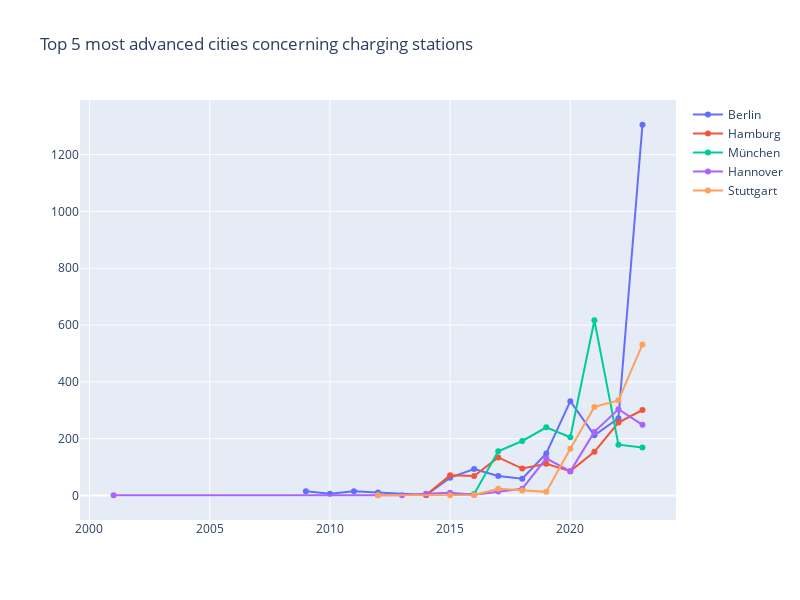

Notebook code for this chart:
### Code cell
fig_city_cnt = go.Figure()

for stadt in df_charging_points_timeline_top5["Kreis/kreisfreie Stadt"].unique():

    df_curr = df_charging_points_timeline_top5[df_charging_points_timeline_top5["Kreis/kreisfreie Stadt"] == stadt]

    fig_city_cnt.add_trace(
            go.Scatter(
                x = df_curr["Inbetriebnahmedatum_month"],
                y = df_curr["cnt"],
                name = stadt.split(" ")[-1],
                mode="lines+markers+text"
            )
        )

fig_city_cnt.update_layout(
    autosize=False,
    width=800, 
    height=600,
    title="Top 5 most advanced cities concerning charging stations"
)

fig_city_cnt.show()

### Figure 1 — Plotly figure (JSON) as saved in the notebook; plotly's stock layout.template omitted (floating-point values rounded to 4 significant figures)
{"data": [{"mode": "lines+markers+text", "name": "Berlin", "type": "scatter", "x": ["2009-01-01T00:00:00", "2010-01-01T00:00:00", "2011-01-01T00:00:00", "2012-01-01T00:00:00", "2014-01-01T00:00:00", "2015-01-01T00:00:00", "2016-01-01T00:00:00", "2017-01-01T00:00:00", "2018-01-01T00:00:00", "2019-01-01T00:00:00", "2020-01-01T00:00:00", "2021-01-01T00:00:00", "2022-01-01T00:00:00", "2023-01-01T00:00:00"], "y": [15, 6, 15, 11, 2, 63, 93, 69, 59, 148, 332, 212, 272, 1305]}, {"mode": "lines+markers+text", "name": "Hamburg", "type": "scatter", "x": ["2014-01-01T00:00:00", "2015-01-01T00:00:00", "2016-01-01T00:00:00", "2017-01-01T00:00:00", "2018-01-01T00:00:00", "2019-01-01T00:00:00", "2020-01-01T00:00:00", "2021-01-01T00:00:00", "2022-01-01T00:00:00", "2023-01-01T00:00:00"], "y": [2, 71, 69, 134, 95, 112, 86, 154, 257, 301]}, {"mode": "lines+markers+text", "name": "München", "type": "scatter", "x": ["2015-01-01T00:00:00", "2016-01-01T00:00:00", "2017-01-01T00:00:00", "2018-01-01T00:00:00", "2019-01-01T00:00:00", "2020-01-01T00:00:00", "2021-01-01T00:00:00", "2022-01-01T00:00:00", "2023-01-01T00:00:00"], "y": [5, 5, 156, 192, 240, 205, 617, 179, 169]}, {"mode": "lines+markers+text", "name": "Hannover", "type": "scatter", "x": ["2001-01-01T00:00:00", "2012-01-01T00:00:00", "2013-01-01T00:00:00", "2014-01-01T00:00:00", "2015-01-01T00:00:00", "2016-01-01T00:00:00", "2017-01-01T00:00:00", "2018-01-01T00:00:00", "2019-01-01T00:00:00", "2020-01-01T00:00:00", "2021-01-01T00:00:00", "2022-01-01T00:00:00", "2023-01-01T00:00:00"], "y": [1, 1, 1, 6, 10, 3, 14, 24, 131, 85, 224, 304, 249]}, {"mode": "lines+markers+text", "name": "Stuttgart", "type": "scatter", "x": ["2012-01-01T00:00:00", "2015-01-01T00:00:00", "2016-01-01T00:00:00", "2017-01-01T00:00:00", "2018-01-01T00:00:00", "2019-01-01T00:00:00", "2020-01-01T00:00:00", "2021-01-01T00:00:00", "2022-01-01T00:00:00", "2023-01-01T00:00:00"], "y": [1, 1, 2, 24, 18, 13, 165, 312, 335, 532]}], "layout": {"autosize": false, "height": 600, "title": {"text": "Top 5 most advanced cities concerning charging stations"}, "width": 800}}
